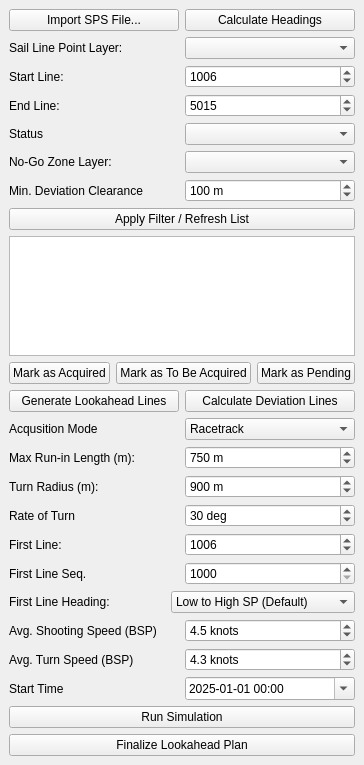
<?xml version="1.0" encoding="UTF-8"?>
<ui version="4.0">
 <class>OBNPlannerDockWidgetBase</class>
 <widget class="QDockWidget" name="OBNPlannerDockWidgetBase">
  <property name="geometry">
   <rect>
    <x>0</x>
    <y>0</y>
    <width>328</width>
    <height>765</height>
   </rect>
  </property>
  <property name="windowTitle">
   <string>OBN Source Line Planner &amp; Optimisation</string>
  </property>
  <widget class="QWidget" name="dockWidgetContents">
   <layout class="QVBoxLayout" name="verticalLayout">
    <item>
     <layout class="QHBoxLayout" name="horizontalLayout_8">
      <item>
       <widget class="QPushButton" name="importSpsButton">
        <property name="text">
         <string>Import SPS File...</string>
        </property>
       </widget>
      </item>
      <item>
       <widget class="QPushButton" name="calculateHeadingsButton">
        <property name="text">
         <string>Calculate Headings</string>
        </property>
       </widget>
      </item>
     </layout>
    </item>
    <item>
     <layout class="QHBoxLayout" name="horizontalLayout">
      <item>
       <widget class="QLabel" name="label">
        <property name="layoutDirection">
         <enum>Qt::LeftToRight</enum>
        </property>
        <property name="text">
         <string>Sail Line Point Layer:</string>
        </property>
       </widget>
      </item>
      <item>
       <widget class="QComboBox" name="spsLayerComboBox"/>
      </item>
     </layout>
    </item>
    <item>
     <layout class="QHBoxLayout" name="horizontalLayout_2">
      <item>
       <widget class="QLabel" name="label_2">
        <property name="text">
         <string>Start Line:</string>
        </property>
       </widget>
      </item>
      <item>
       <widget class="QSpinBox" name="startLineSpinBox">
        <property name="minimum">
         <number>1000</number>
        </property>
        <property name="maximum">
         <number>9999</number>
        </property>
        <property name="value">
         <number>1006</number>
        </property>
       </widget>
      </item>
     </layout>
    </item>
    <item>
     <layout class="QHBoxLayout" name="horizontalLayout_3">
      <item>
       <widget class="QLabel" name="label_3">
        <property name="text">
         <string>End Line:</string>
        </property>
       </widget>
      </item>
      <item>
       <widget class="QSpinBox" name="endLineSpinBox">
        <property name="minimum">
         <number>1000</number>
        </property>
        <property name="maximum">
         <number>9999</number>
        </property>
        <property name="value">
         <number>5015</number>
        </property>
       </widget>
      </item>
     </layout>
    </item>
    <item>
     <layout class="QHBoxLayout" name="horizontalLayout_4">
      <item>
       <widget class="QLabel" name="label_4">
        <property name="text">
         <string>Status</string>
        </property>
       </widget>
      </item>
      <item>
       <widget class="QComboBox" name="statusFilterComboBox"/>
      </item>
     </layout>
    </item>
    <item>
     <layout class="QHBoxLayout" name="horizontalLayout_5">
      <item>
       <widget class="QLabel" name="label_5">
        <property name="text">
         <string>No-Go Zone Layer:</string>
        </property>
       </widget>
      </item>
      <item>
       <widget class="QComboBox" name="noGoZoneLayerComboBox"/>
      </item>
     </layout>
    </item>
    <item>
     <layout class="QHBoxLayout" name="horizontalLayout_19">
      <item>
       <widget class="QLabel" name="label_17">
        <property name="text">
         <string>Min. Deviation Clearance</string>
        </property>
       </widget>
      </item>
      <item>
       <widget class="QDoubleSpinBox" name="deviationClearanceDoubleSpinBox">
        <property name="suffix">
         <string> m</string>
        </property>
        <property name="decimals">
         <number>0</number>
        </property>
        <property name="maximum">
         <double>500.000000000000000</double>
        </property>
        <property name="value">
         <double>100.000000000000000</double>
        </property>
       </widget>
      </item>
     </layout>
    </item>
    <item>
     <layout class="QVBoxLayout" name="verticalLayout_2">
      <item>
       <widget class="QPushButton" name="applyFilterButton">
        <property name="text">
         <string>Apply Filter / Refresh List</string>
        </property>
       </widget>
      </item>
      <item>
       <widget class="QListWidget" name="lineListWidget"/>
      </item>
     </layout>
    </item>
    <item>
     <layout class="QHBoxLayout" name="horizontalLayout_7">
      <item>
       <widget class="QPushButton" name="markAcquiredButton">
        <property name="text">
         <string>Mark as Acquired</string>
        </property>
       </widget>
      </item>
      <item>
       <widget class="QPushButton" name="markTbaButton">
        <property name="text">
         <string>Mark as To Be Acquired</string>
        </property>
       </widget>
      </item>
      <item>
       <widget class="QPushButton" name="markPendingButton">
        <property name="text">
         <string>Mark as Pending</string>
        </property>
       </widget>
      </item>
     </layout>
    </item>
    <item>
     <layout class="QHBoxLayout" name="horizontalLayout_6">
      <item>
       <widget class="QPushButton" name="generateLinesButton">
        <property name="text">
         <string>Generate Lookahead Lines</string>
        </property>
       </widget>
      </item>
      <item>
       <widget class="QPushButton" name="calculateDeviationsButton">
        <property name="text">
         <string>Calculate Deviation Lines</string>
        </property>
       </widget>
      </item>
     </layout>
    </item>
    <item>
     <layout class="QHBoxLayout" name="horizontalLayout_18">
      <item>
       <widget class="QLabel" name="label_15">
        <property name="text">
         <string>Acqusition Mode</string>
        </property>
       </widget>
      </item>
      <item>
       <widget class="QComboBox" name="acquisitionModeComboBox">
        <item>
         <property name="text">
          <string>Racetrack</string>
         </property>
        </item>
        <item>
         <property name="text">
          <string>Teardrop</string>
         </property>
        </item>
       </widget>
      </item>
     </layout>
    </item>
    <item>
     <layout class="QHBoxLayout" name="horizontalLayout_10">
      <item>
       <widget class="QLabel" name="label_7">
        <property name="text">
         <string>Max Run-in Length (m):</string>
        </property>
       </widget>
      </item>
      <item>
       <widget class="QDoubleSpinBox" name="maxRunInDoubleSpinBox">
        <property name="suffix">
         <string> m</string>
        </property>
        <property name="decimals">
         <number>0</number>
        </property>
        <property name="maximum">
         <double>100000.000000000000000</double>
        </property>
        <property name="singleStep">
         <double>50.000000000000000</double>
        </property>
        <property name="value">
         <double>750.000000000000000</double>
        </property>
       </widget>
      </item>
     </layout>
    </item>
    <item>
     <layout class="QHBoxLayout" name="horizontalLayout_12">
      <item>
       <widget class="QLabel" name="label_9">
        <property name="text">
         <string>Turn Radius (m):</string>
        </property>
       </widget>
      </item>
      <item>
       <widget class="QDoubleSpinBox" name="turnRadiusDoubleSpinBox">
        <property name="suffix">
         <string> m</string>
        </property>
        <property name="decimals">
         <number>0</number>
        </property>
        <property name="minimum">
         <double>300.000000000000000</double>
        </property>
        <property name="maximum">
         <double>2000.000000000000000</double>
        </property>
        <property name="singleStep">
         <double>50.000000000000000</double>
        </property>
        <property name="value">
         <double>900.000000000000000</double>
        </property>
       </widget>
      </item>
     </layout>
    </item>
    <item>
     <layout class="QHBoxLayout" name="horizontalLayout_11">
      <item>
       <widget class="QLabel" name="label_8">
        <property name="text">
         <string>Rate of Turn</string>
        </property>
       </widget>
      </item>
      <item>
       <widget class="QDoubleSpinBox" name="vesselTurnRateDoubleSpinBox">
        <property name="suffix">
         <string> deg</string>
        </property>
        <property name="decimals">
         <number>0</number>
        </property>
        <property name="maximum">
         <double>360.000000000000000</double>
        </property>
        <property name="value">
         <double>30.000000000000000</double>
        </property>
       </widget>
      </item>
     </layout>
    </item>
    <item>
     <layout class="QHBoxLayout" name="horizontalLayout_13">
      <item>
       <widget class="QLabel" name="label_10">
        <property name="text">
         <string>First Line:</string>
        </property>
       </widget>
      </item>
      <item>
       <widget class="QSpinBox" name="firstLineSpinBox">
        <property name="minimum">
         <number>1000</number>
        </property>
        <property name="maximum">
         <number>9999</number>
        </property>
        <property name="value">
         <number>1006</number>
        </property>
       </widget>
      </item>
     </layout>
    </item>
    <item>
     <layout class="QHBoxLayout" name="horizontalLayout_9">
      <item>
       <widget class="QLabel" name="label_16">
        <property name="text">
         <string>First Line Seq.</string>
        </property>
       </widget>
      </item>
      <item>
       <widget class="QSpinBox" name="firstSeqComboBox">
        <property name="minimum">
         <number>1000</number>
        </property>
        <property name="maximum">
         <number>9999</number>
        </property>
       </widget>
      </item>
     </layout>
    </item>
    <item>
     <layout class="QHBoxLayout" name="horizontalLayout_14">
      <item>
       <widget class="QLabel" name="label_11">
        <property name="text">
         <string>First Line Heading:</string>
        </property>
       </widget>
      </item>
      <item>
       <widget class="QComboBox" name="firstHeadingComboBox">
        <item>
         <property name="text">
          <string>Low to High SP (Default)</string>
         </property>
        </item>
        <item>
         <property name="text">
          <string>High to Low SP (Reciprocal)</string>
         </property>
        </item>
       </widget>
      </item>
     </layout>
    </item>
    <item>
     <layout class="QHBoxLayout" name="horizontalLayout_15">
      <item>
       <widget class="QLabel" name="label_12">
        <property name="text">
         <string>Avg. Shooting Speed (BSP)</string>
        </property>
       </widget>
      </item>
      <item>
       <widget class="QDoubleSpinBox" name="acqSpeedPrimaryDoubleSpinBox">
        <property name="suffix">
         <string> knots</string>
        </property>
        <property name="decimals">
         <number>1</number>
        </property>
        <property name="minimum">
         <double>3.000000000000000</double>
        </property>
        <property name="maximum">
         <double>7.000000000000000</double>
        </property>
        <property name="singleStep">
         <double>0.100000000000000</double>
        </property>
        <property name="value">
         <double>4.500000000000000</double>
        </property>
       </widget>
      </item>
     </layout>
    </item>
    <item>
     <layout class="QHBoxLayout" name="horizontalLayout_16">
      <item>
       <widget class="QLabel" name="label_13">
        <property name="text">
         <string>Avg. Turn Speed (BSP)</string>
        </property>
       </widget>
      </item>
      <item>
       <widget class="QDoubleSpinBox" name="turnSpeedDoubleSpinBox">
        <property name="suffix">
         <string> knots</string>
        </property>
        <property name="decimals">
         <number>1</number>
        </property>
        <property name="minimum">
         <double>3.000000000000000</double>
        </property>
        <property name="maximum">
         <double>7.000000000000000</double>
        </property>
        <property name="singleStep">
         <double>0.100000000000000</double>
        </property>
        <property name="value">
         <double>4.300000000000000</double>
        </property>
       </widget>
      </item>
     </layout>
    </item>
    <item>
     <layout class="QHBoxLayout" name="horizontalLayout_17">
      <item>
       <widget class="QLabel" name="label_14">
        <property name="text">
         <string>Start Time</string>
        </property>
       </widget>
      </item>
      <item>
       <widget class="QDateTimeEdit" name="startDateTimeEdit">
        <property name="dateTime">
         <datetime>
          <hour>0</hour>
          <minute>0</minute>
          <second>0</second>
          <year>2025</year>
          <month>1</month>
          <day>1</day>
         </datetime>
        </property>
        <property name="displayFormat">
         <string>yyyy-MM-dd HH:mm</string>
        </property>
        <property name="calendarPopup">
         <bool>true</bool>
        </property>
       </widget>
      </item>
     </layout>
    </item>
    <item>
     <widget class="QPushButton" name="runSimulationButton">
      <property name="text">
       <string>Run Simulation</string>
      </property>
     </widget>
    </item>
    <item>
     <widget class="QPushButton" name="editFinalizeButton">
      <property name="text">
       <string>Finalize Lookahead Plan</string>
      </property>
     </widget>
    </item>
   </layout>
  </widget>
 </widget>
 <resources/>
 <connections/>
</ui>
